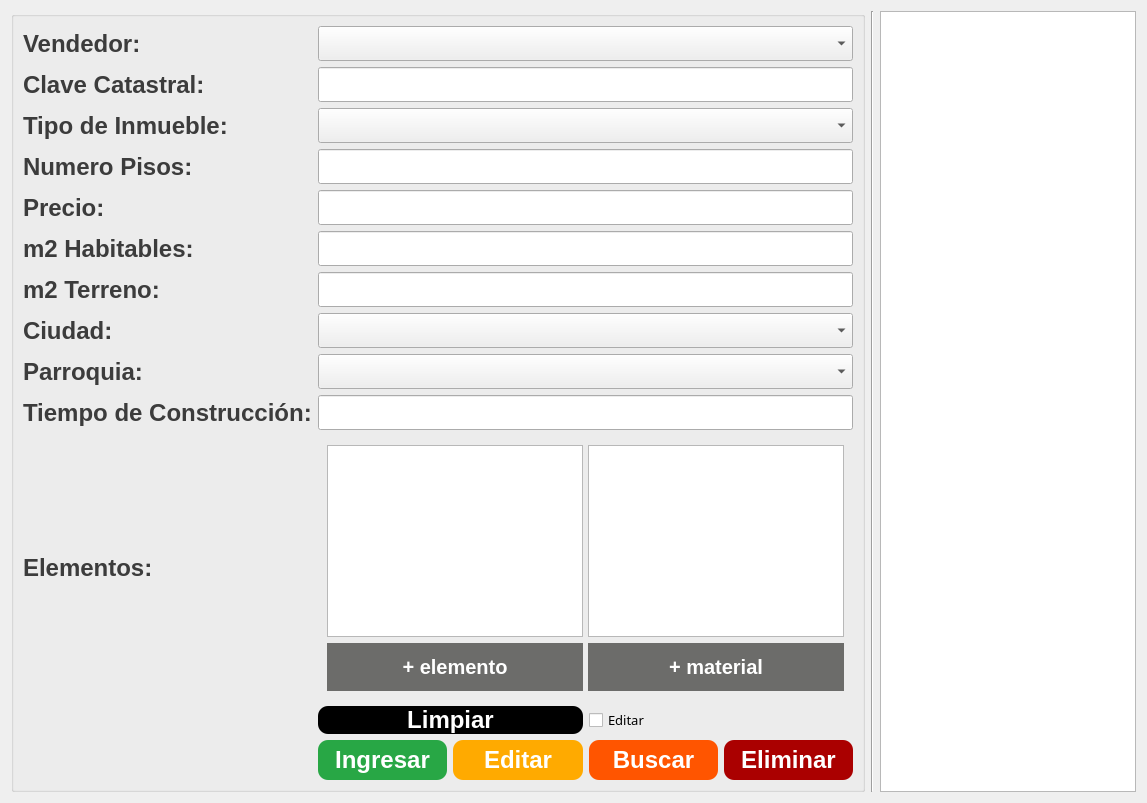
                   <widget class="QWidget" name="pg_Inmueble">
                    <layout class="QHBoxLayout" name="horizontalLayout_6">
                     <item>
                      <widget class="QGroupBox" name="formGroupBox_2">
                       <property name="styleSheet">
                        <string notr="true">QLabel
{
    color: rgb(60, 60, 60);
	font: bold 24px;
}


QPushButton{
font: bold 24px;
color: rgb(255, 255, 255);
background-color: rgb(40, 167, 69);
border-top-left-radius: 10px;
border-bottom-left-radius: 10px;
border-bottom-right-radius: 10px;
border-top-right-radius: 10px;
}


QPushButton:hover{
background-color: rgb(170, 170, 170);
border-top-left-radius: 10px;
border-bottom-left-radius: 10px;
border-bottom-right-radius: 10px;
border-top-right-radius: 10px;
color:rgb(35, 35, 35);
}

</string>
                       </property>
                       <layout class="QGridLayout" name="gridLayout_2">
                        <item row="5" column="1">
                         <widget class="QLineEdit" name="txt_inmueble_m2Habitables">
                          <property name="minimumSize">
                           <size>
                            <width>0</width>
                            <height>30</height>
                           </size>
                          </property>
                          <property name="font">
                           <font>
                            <family>Arial Rounded MT Bold</family>
                            <pointsize>14</pointsize>
                           </font>
                          </property>
                         </widget>
                        </item>
                        <item row="9" column="1">
                         <widget class="QLineEdit" name="txt_inmueble_anioCostru">
                          <property name="minimumSize">
                           <size>
                            <width>0</width>
                            <height>30</height>
                           </size>
                          </property>
                          <property name="font">
                           <font>
                            <family>Arial Rounded MT Bold</family>
                            <pointsize>14</pointsize>
                           </font>
                          </property>
                         </widget>
                        </item>
                        <item row="6" column="1">
                         <widget class="QLineEdit" name="txt_inmueble_m2Terreno">
                          <property name="minimumSize">
                           <size>
                            <width>0</width>
                            <height>30</height>
                           </size>
                          </property>
                          <property name="font">
                           <font>
                            <family>Arial Rounded MT Bold</family>
                            <pointsize>14</pointsize>
                           </font>
                          </property>
                         </widget>
                        </item>
                        <item row="0" column="1">
                         <widget class="QComboBox" name="cbx_inmueble_vendedor">
                          <property name="font">
                           <font>
                            <family>Arial Rounded MT Bold</family>
                            <pointsize>14</pointsize>
                           </font>
                          </property>
                         </widget>
                        </item>
                        <item row="0" column="0">
                         <widget class="QLabel" name="label_4">
                          <property name="text">
                           <string>Vendedor:</string>
                          </property>
                         </widget>
                        </item>
                        <item row="1" column="0">
                         <widget class="QLabel" name="label_15">
                          <property name="text">
                           <string>Clave Catastral:</string>
                          </property>
                          <property name="alignment">
                           <set>Qt::AlignLeading|Qt::AlignLeft|Qt::AlignVCenter</set>
                          </property>
                         </widget>
                        </item>
                        <item row="1" column="1">
                         <widget class="QLineEdit" name="txt_inmueble_ccatastral">
                          <property name="font">
                           <font>
                            <family>Arial Rounded MT Bold</family>
                            <pointsize>14</pointsize>
                           </font>
                          </property>
                         </widget>
                        </item>
                        <item row="4" column="0">
                         <widget class="QLabel" name="label_17">
                          <property name="text">
                           <string>Precio:</string>
                          </property>
                          <property name="alignment">
                           <set>Qt::AlignLeading|Qt::AlignLeft|Qt::AlignVCenter</set>
                          </property>
                         </widget>
                        </item>
                        <item row="3" column="1">
                         <widget class="QLineEdit" name="txt_inmueble_numPisos">
                          <property name="font">
                           <font>
                            <family>Arial Rounded MT Bold</family>
                            <pointsize>14</pointsize>
                           </font>
                          </property>
                         </widget>
                        </item>
                        <item row="3" column="0">
                         <widget class="QLabel" name="label_14">
                          <property name="text">
                           <string>Numero Pisos:</string>
                          </property>
                          <property name="alignment">
                           <set>Qt::AlignLeading|Qt::AlignLeft|Qt::AlignVCenter</set>
                          </property>
                         </widget>
                        </item>
                        <item row="4" column="1">
                         <widget class="QLineEdit" name="txt_inmueble_precio">
                          <property name="font">
                           <font>
                            <family>Arial Rounded MT Bold</family>
                            <pointsize>14</pointsize>
                           </font>
                          </property>
                         </widget>
                        </item>
                        <item row="5" column="0">
                         <widget class="QLabel" name="label_2">
                          <property name="text">
                           <string>m2 Habitables:</string>
                          </property>
                         </widget>
                        </item>
                        <item row="6" column="0">
                         <widget class="QLabel" name="label_23">
                          <property name="text">
                           <string>m2 Terreno:</string>
                          </property>
                         </widget>
                        </item>
                        <item row="7" column="1">
                         <widget class="QComboBox" name="cbx_inmueble_ciudad">
                          <property name="font">
                           <font>
                            <family>Arial Rounded MT Bold</family>
                            <pointsize>14</pointsize>
                           </font>
                          </property>
                         </widget>
                        </item>
                        <item row="8" column="1">
                         <widget class="QComboBox" name="cbx_parroquia_inmueble">
                          <property name="font">
                           <font>
                            <family>Arial Rounded MT Bold</family>
                            <pointsize>14</pointsize>
                           </font>
                          </property>
                         </widget>
                        </item>
                        <item row="7" column="0">
                         <widget class="QLabel" name="label_24">
                          <property name="text">
                           <string>Ciudad:</string>
                          </property>
                         </widget>
                        </item>
                        <item row="8" column="0">
                         <widget class="QLabel" name="label_25">
                          <property name="text">
                           <string>Parroquia:</string>
                          </property>
                         </widget>
                        </item>
                        <item row="9" column="0">
                         <widget class="QLabel" name="label_27">
                          <property name="text">
                           <string>Tiempo de Construcción:</string>
                          </property>
                         </widget>
                        </item>
                        <item row="10" column="0">
                         <widget class="QLabel" name="label_28">
                          <property name="text">
                           <string>Elementos:</string>
                          </property>
                         </widget>
                        </item>
                        <item row="12" column="1">
                         <layout class="QHBoxLayout" name="horizontalLayout_19">
                          <item>
                           <widget class="QPushButton" name="btn_inmueble_ingresar">
                            <property name="minimumSize">
                             <size>
                              <width>0</width>
                              <height>40</height>
                             </size>
                            </property>
                            <property name="text">
                             <string>Ingresar</string>
                            </property>
                           </widget>
                          </item>
                          <item>
                           <widget class="QPushButton" name="btn_inmueble_editar">
                            <property name="minimumSize">
                             <size>
                              <width>40</width>
                              <height>40</height>
                             </size>
                            </property>
                            <property name="styleSheet">
                             <string notr="true">background-color: rgb(255, 170, 0);</string>
                            </property>
                            <property name="text">
                             <string>Editar</string>
                            </property>
                           </widget>
                          </item>
                          <item>
                           <widget class="QPushButton" name="btn_inmueble_buscar">
                            <property name="minimumSize">
                             <size>
                              <width>30</width>
                              <height>40</height>
                             </size>
                            </property>
                            <property name="styleSheet">
                             <string notr="true">background-color: rgb(255, 85, 0);</string>
                            </property>
                            <property name="text">
                             <string>Buscar</string>
                            </property>
                           </widget>
                          </item>
                          <item>
                           <widget class="QPushButton" name="btn_eliminar_inmueble">
                            <property name="minimumSize">
                             <size>
                              <width>30</width>
                              <height>40</height>
                             </size>
                            </property>
                            <property name="styleSheet">
                             <string notr="true">background-color: rgb(170, 0, 0);</string>
                            </property>
                            <property name="text">
                             <string>Eliminar</string>
                            </property>
                           </widget>
                          </item>
                         </layout>
                        </item>
                        <item row="11" column="1">
                         <layout class="QHBoxLayout" name="horizontalLayout_5">
                          <item>
                           <widget class="QPushButton" name="btn_limpiar_inmueble">
                            <property name="styleSheet">
                             <string notr="true">background-color: rgb(0, 0, 0);</string>
                            </property>
                            <property name="text">
                             <string>Limpiar</string>
                            </property>
                           </widget>
                          </item>
                          <item>
                           <widget class="QCheckBox" name="ckb_editar_inmueble">
                            <property name="font">
                             <font>
                              <family>Arial Rounded MT Bold</family>
                              <pointsize>10</pointsize>
                             </font>
                            </property>
                            <property name="text">
                             <string>Editar</string>
                            </property>
                           </widget>
                          </item>
                         </layout>
                        </item>
                        <item row="10" column="1">
                         <widget class="QFrame" name="horizontalFrame">
                          <property name="styleSheet">
                           <string notr="true">QPushButton{
padding: 12;
font: bold 20px;
color: rgb(255, 255, 255);
background-color: rgb(108, 108, 106);
border-top-left-radius: 0px;
border-bottom-left-radius: 0px;
border-bottom-right-radius:0px;
border-top-right-radius: 0px;
}


QPushButton:hover{
background-color: rgb(170, 170, 170);
border-top-left-radius: 0px;
border-bottom-left-radius: 0px;
border-bottom-right-radius: 0px;
border-top-right-radius: 0px;
color:rgb(35, 35, 35);
}
</string>
                          </property>
                          <layout class="QHBoxLayout" name="horizontalLayout_7">
                           <item>
                            <layout class="QGridLayout" name="gridLayout_6">
                             <property name="sizeConstraint">
                              <enum>QLayout::SetMaximumSize</enum>
                             </property>
                             <property name="horizontalSpacing">
                              <number>5</number>
                             </property>
                             <property name="verticalSpacing">
                              <number>6</number>
                             </property>
                             <item row="1" column="1">
                              <widget class="QPushButton" name="btn_inmueble_addMaterial">
                               <property name="text">
                                <string>+ material</string>
                               </property>
                              </widget>
                             </item>
                             <item row="0" column="0">
                              <widget class="QListWidget" name="list_inmueble_elementos"/>
                             </item>
                             <item row="0" column="1">
                              <widget class="QListWidget" name="list_inmueble_materiales"/>
                             </item>
                             <item row="1" column="0">
                              <widget class="QPushButton" name="btn_inmueble_addElemento">
                               <property name="text">
                                <string>+ elemento</string>
                               </property>
                              </widget>
                             </item>
                            </layout>
                           </item>
                          </layout>
                         </widget>
                        </item>
                        <item row="2" column="1">
                         <widget class="QComboBox" name="cbx_inmueble_tipoInmueble">
                          <property name="font">
                           <font>
                            <family>Arial Rounded MT Bold</family>
                            <pointsize>14</pointsize>
                           </font>
                          </property>
                         </widget>
                        </item>
                        <item row="2" column="0">
                         <widget class="QLabel" name="label_6">
                          <property name="text">
                           <string>Tipo de Inmueble:</string>
                          </property>
                         </widget>
                        </item>
                       </layout>
                      </widget>
                     </item>
                     <item>
                      <widget class="Line" name="line_4">
                       <property name="orientation">
                        <enum>Qt::Vertical</enum>
                       </property>
                      </widget>
                     </item>
                     <item>
                      <widget class="QTableWidget" name="tbl_inmueble"/>
                     </item>
                    </layout>
                   </widget>
